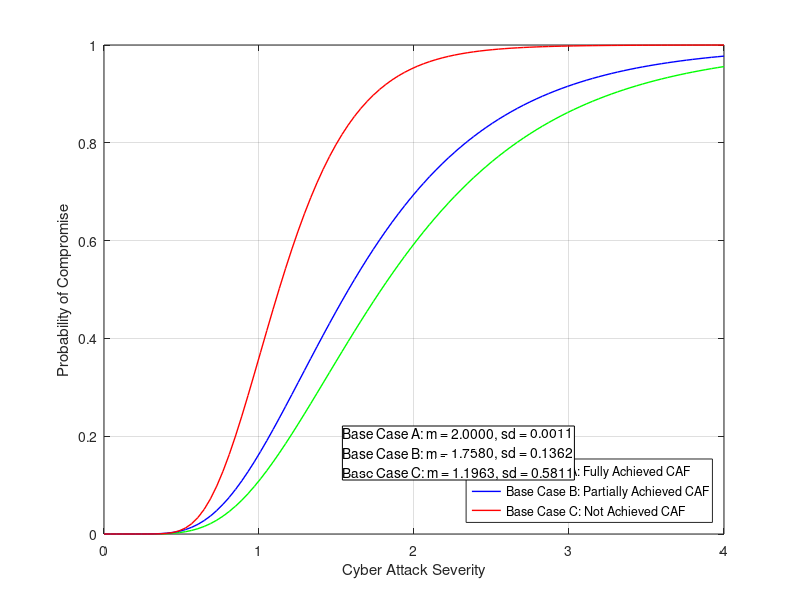

MATLAB code to generate this figure:
% Adam Lewis 3rd Year Individual Project

% MATLAB script to generate fragility curves using
% Log Normal Cumulative Distribution Function from mean
% and standard deviation obtained from discrete model

% This script is used to generate 3 base case curves

% Define desired figure size in pixels
plotWidth = 550;   % Width in pixels
plotHeight = 565;  % Height in pixels


% Define Mean and StdDev for base cases
m_norm_A = 2.0000;    % Company A(high resilience) Normalised & scaled mean
s_norm_A = 0.9989;    % Company A(high resilience) Normalised std deviation
m_norm_B = 1.7580;    % Company B(moderate resilience) Normalised & scaled mean
s_norm_B = 0.8638;    % Company B(moderate resilience) Normalised std deviation
m_norm_C = 1.1963;    % Company C(low resilience) Normalised & scaled mean
s_norm_C = 0.4189;    % Company C(low resilience) Normalised std deviation

% Convert mean and std to beta/theta for companies A, B and C
beta_A = sqrt(log(1 + (s_norm_A/m_norm_A)^2));
theta_A = m_norm_A * exp(-0.5 * beta_A^2);
beta_B = sqrt(log(1 + (s_norm_B/m_norm_B)^2));
theta_B = m_norm_B * exp(-0.5 * beta_B^2);
beta_C = sqrt(log(1 + (s_norm_C/m_norm_C)^2));
theta_C = m_norm_C * exp(-0.5 * beta_C^2);

% Define intensity measure X
x = linspace(0, 4, 100); 

% Use normcdf to generate fragility curves
P_CompanyA = normcdf((log(x / theta_A)) / beta_A);
P_CompanyB = normcdf((log(x / theta_B)) / beta_B);
P_CompanyC = normcdf((log(x / theta_C)) / beta_C);

% Plot fragility Curve
figure('Color','w', 'Units','pixels', 'Position',[100 100 plotWidth plotHeight]);
plot(x, P_CompanyA, 'g-', 'LineWidth', 1); hold on; 
plot(x, P_CompanyB, 'b-', 'LineWidth', 1);         
plot(x, P_CompanyC, 'r-', 'LineWidth', 1);          
xlabel('Cyber Attack Severity');
ylabel('Probability of Compromise');
set(gcf, 'Color', 'white');

% Main legend -
legend({ 'Base Case A: Fully Achieved CAF', ...
         'Base Case B: Partially Achieved CAF', ...
         'Base Case C: Not Achieved CAF' }, ...
         'Location', 'southeast');

% Text box for mean and SD inputs
annotation_str = {...
    sprintf('Base Case A: m = %.4f, sd = %.4f', m_norm_A, 1-s_norm_A), ...
    sprintf('Base Case B: m = %.4f, sd = %.4f', m_norm_B, 1-s_norm_B), ...
    sprintf('Base Case C: m = %.4f, sd = %.4f', m_norm_C, 1-s_norm_C)};
annotation('textbox', [0.428 0.2, 0.3, 0.15], 'String', annotation_str,...
           'FitBoxToText', 'on', 'EdgeColor', 'black', ...
           'BackgroundColor', 'white');
grid on;
hold off;


saveas(gcf, 'img_chapter_6_1_base_cases.png');
